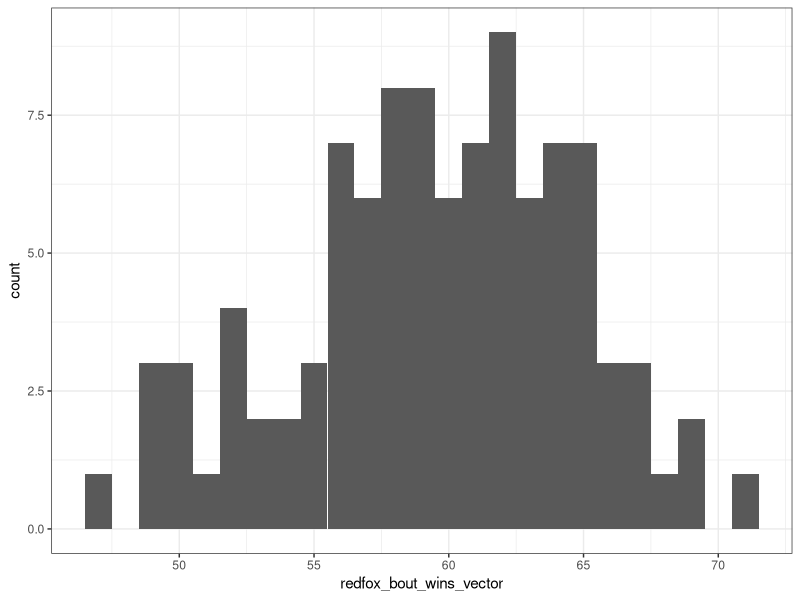
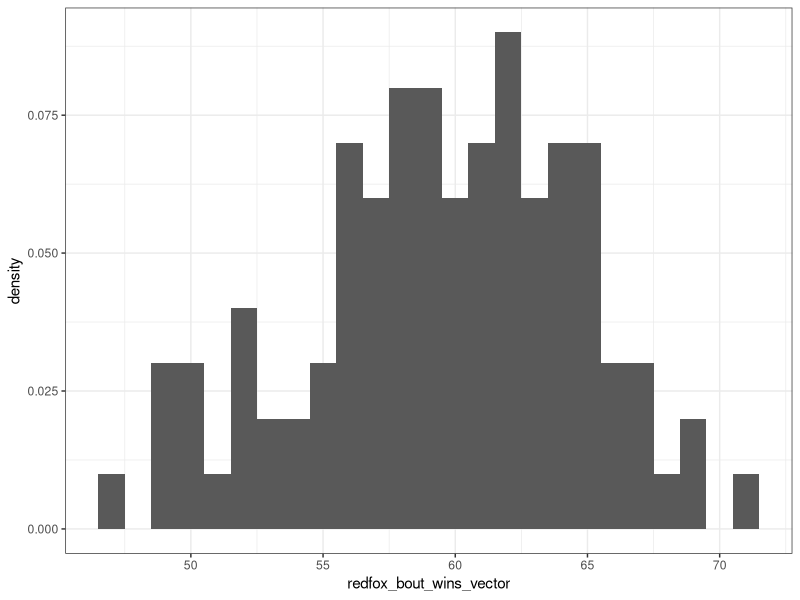
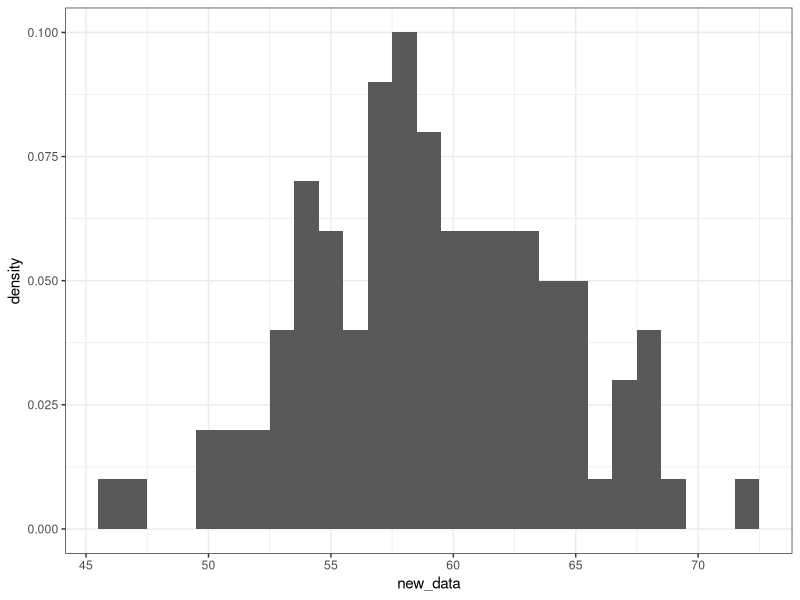
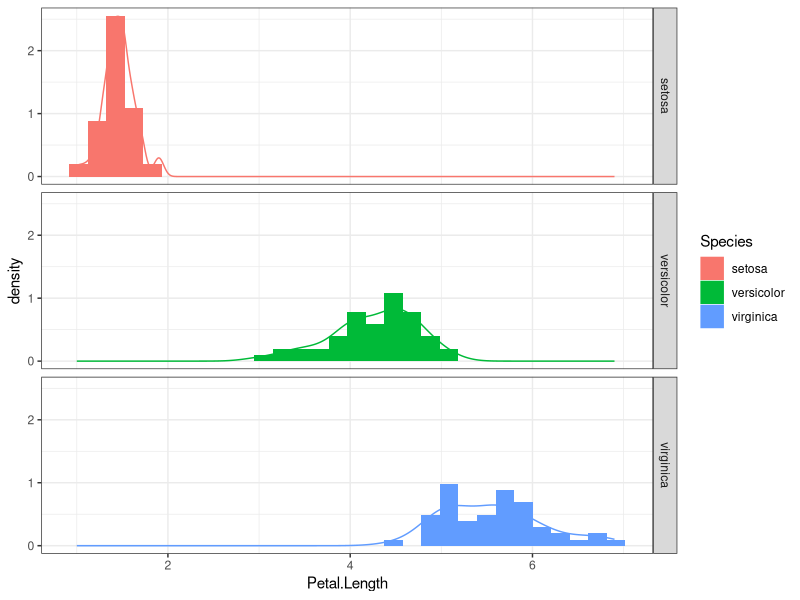
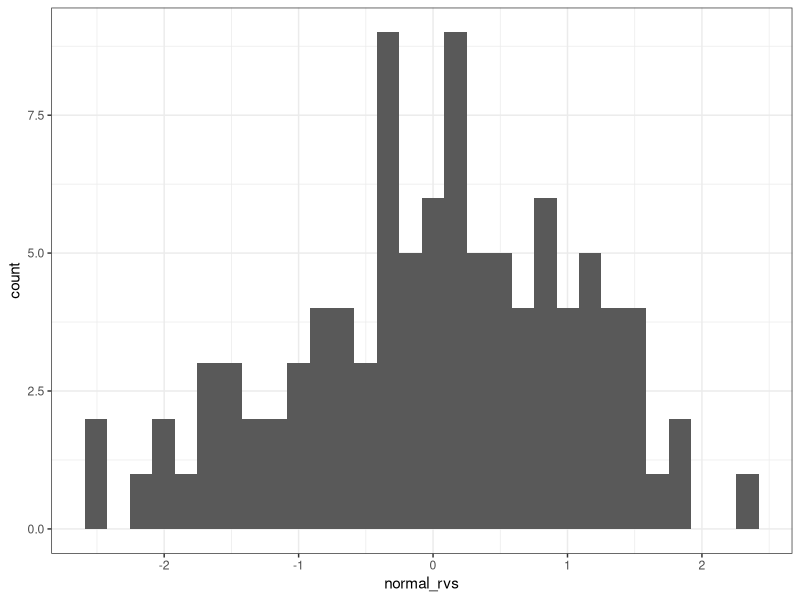

Source code (R) for these figures, in order:
## ---- chunk 1
## Start a `for` loop, to replicate a known number of bouts

## Set the probability that a red fox wins the bout
prob_redfox_win <- 0.6

## Set the number of bouts
bouts <- 100 

## Initiate the number of redfox bout wins
redfox_bout_win <- 0


for(ind in 1:bouts){
  

  ## Draw a random number to simulate the outcome of the bout
  bout_outcome <- runif(1)
  
  ## Use an if statement to determine who won
  if(bout_outcome < prob_redfox_win){ # red fox wins
    ## Print the outcome to the console, so we know who won
    print("red fox wins")
    
    ## Increase the number of redfox_bout_win by 1
    redfox_bout_win <- redfox_bout_win + 1
    
  } else { # arctic fox wins
    ## Print the outcome to the console
    print("arctic fox wins")
    
    ## NOTE: We're only interested in the number of redfox wins, so 
    ## we're not going to bother keeping track of the arctic fox wins.
  }  
} # End the `for` loop

print(paste("Red fox won", redfox_bout_win, "bouts!"))

## ---- chunk 2
## Set the probability that a red fox wins the bout
prob_redfox_win <- 0.6

## Set the number of replicates
reps <- 100

## Initiate a vector to store the number of red fox wins for each replicate
redfox_bout_wins_vector <- c()

## Start a for loop to go through the desired number of replicates
for(rep in 1:reps){ 
  
  ## Set the number of bouts
  bouts <- 100 
  
  ## Initiate the number of redfox bout wins
  redfox_bout_win <- 0
  
  ## Start for loop to go through the number of bouts
  for(ind in 1:bouts){
    
    
    ## Draw a random number to simulate the outcome of the bout
    bout_outcome <- runif(1)
    
    ## Use an if statement to determine who won
    if(bout_outcome < prob_redfox_win){ # red fox wins
      ## Print the outcome to the console, so we know who won
      #print("red fox wins")
      
      ## Increase the number of redfox_bout_win by 1
      redfox_bout_win <- redfox_bout_win + 1
      
      } else { # arctic fox wins
        ## Print the outcome to the console
        #print("arctic fox wins")
        
        ## NOTE: We're only interested in the number of redfox wins, so 
        ## we're not going to bother keeping track of the arctic fox wins.
        }  
    } # End the `for` loop
  
  print(paste("Red fox won", redfox_bout_win, "bouts!"))
  
  ## Add the number of redfox_bout_win to redfox_bout_wins_vector
  redfox_bout_wins_vector <- c(redfox_bout_wins_vector, redfox_bout_win)
  
}
## ---- chunk 3
library(ggplot2)

ggplot() +
  geom_histogram(data = NULL, 
                 aes(x = redfox_bout_wins_vector), 
                 binwidth = 1) +
  theme_bw()
## ---- chunk 4
library(ggplot2)

ggplot() +
  geom_histogram(data = NULL, 
                 aes(x = redfox_bout_wins_vector, y = ..density.. ), 
                 binwidth = 1) +
  theme_bw()
## ---- chunk 5
(factorial(100)/(factorial(60)*factorial(100-60))) * 0.6^60 * 0.4^(100-60)
## ---- chunk 6
?rbinom()

new_data <- rbinom(n = 100, size = 100, prob = 0.6)

ggplot() +
  geom_histogram(data = NULL, 
                 aes(x = new_data, y = ..density.. ), 
                 binwidth = 1) +
  theme_bw()
## ---- chunk 7
ggplot() +
  geom_histogram(data = iris, 
                 aes(x = Petal.Length, y = ..density.., fill = Species)) +
  facet_grid( Species ~ . ) +
  geom_density(data = iris, aes(x = Petal.Length, colour = Species)) +
  theme_bw()  
## ---- chunk 8
?rnorm
## ---- chunk 9
normal_rvs <- rnorm(n = 100, mean = 0, sd = 1)

ggplot() + 
  geom_histogram( data = NULL, aes(x = normal_rvs) ) +
  theme_bw()
## ---- chunk 10
head_count <- 0
tail_count <- 0

while(head_count <= 100){
  ifelse(test = runif(1) < 0.5, yes = (head_count <- head_count + 1), no = (tail_count <- tail_count + 1))
}

(flip_count <- head_count + tail_count)
